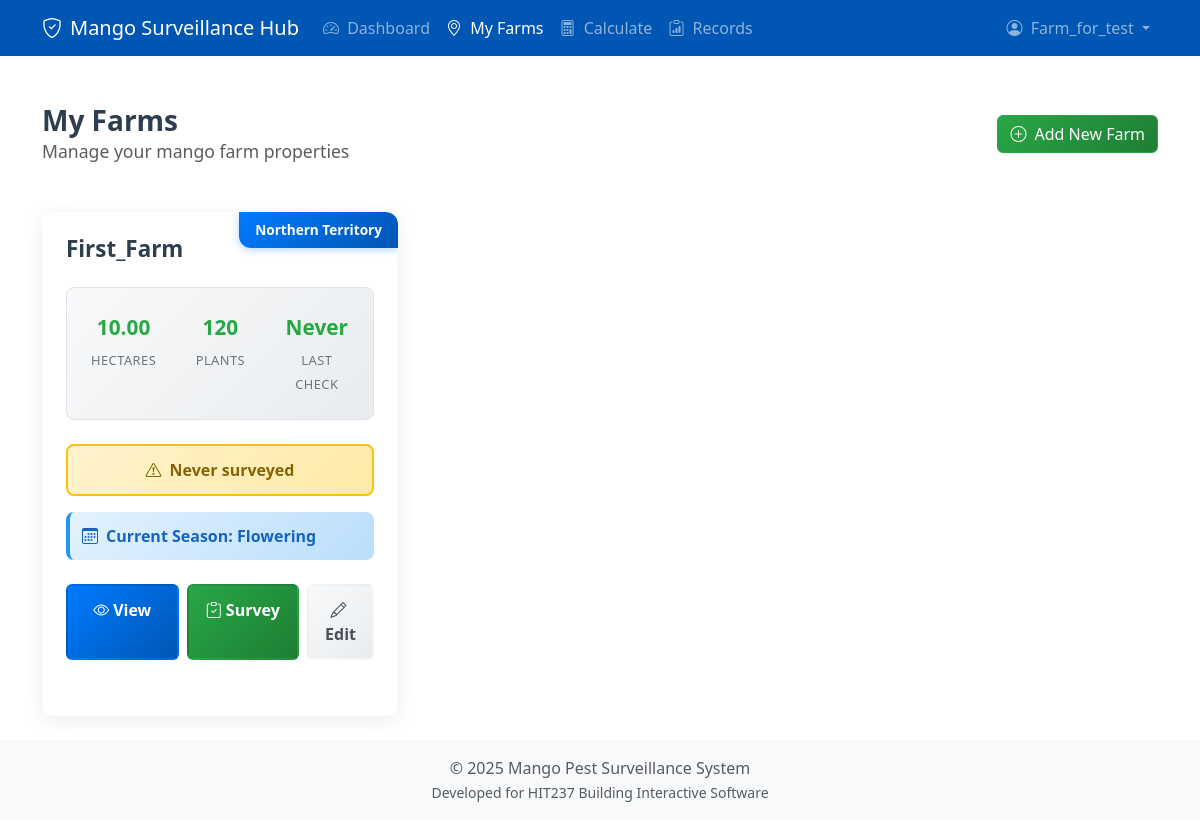
Screenshot of /surveillance-hub/myfarms/ (signed in) with the database file from the repository.
### core/models.py (models this page shows, shortened)
class Farm(models.Model):
    owner = models.ForeignKey(Grower, on_delete=models.CASCADE, related_name='farms', db_index=True)
    name = models.CharField(max_length=100, db_index=True)
    region = models.ForeignKey(Region, on_delete=models.SET_NULL, null=True, blank=True, related_name='farms')
    size_hectares = models.DecimalField(max_digits=10, decimal_places=2, null=True, blank=True)
    stocking_rate = models.IntegerField(null=True, blank=True)
    plant_type = models.ForeignKey(PlantType, on_delete=models.SET_NULL, null=True, blank=True, related_name='farms')
    geoscape_address_id = models.CharField(max_length=50, blank=True, null=True, unique=True, db_index=True)
    formatted_address = models.CharField(max_length=500, blank=True, null=True)
    boundary = models.JSONField(null=True, blank=True)
    class Meta:
        ordering = ['name']
        indexes = [
            models.Index(fields=['name']),
            models.Index(fields=['owner']),
            models.Index(fields=['plant_type']),
            models.Index(fields=['region']),
            models.Index(fields=['geoscape_address_id']),
        ]
    def total_plants(self):
        if self.size_hectares is None or self.stocking_rate is None:
            return None
        return int(float(self.size_hectares) * self.stocking_rate)
    def current_season(self):
        current_month = timezone.now().month
        season_map = {
            1: 'Wet', 2: 'Wet', 3: 'Wet',
            4: 'Flowering', 5: 'Flowering', 6: 'Flowering', 7: 'Flowering',
            8: 'Dry', 9: 'Dry', 10: 'Dry',
            11: 'Wet', 12: 'Wet'
        }
        return season_map.get(current_month, 'Unknown')
    def last_surveillance_date(self):
        latest = self.survey_sessions.filter(status='completed').order_by('-end_time').first()
        return latest.end_time if latest else None
    def days_since_last_surveillance(self):
        last_date = self.last_surveillance_date()
        if not last_date:
            return None
        if isinstance(last_date, datetime):
            last_date = last_date.date()
        today = timezone.now().date()
        return (today - last_date).days

class Region(models.Model):
    name = models.CharField(max_length=100, unique=True)
    climate_zone = models.CharField(max_length=50, blank=True, null=True)
    state_abbreviation = models.CharField(
        max_length=3,
        blank=True,
        null=True,
        help_text="State/Territory abbreviation (e.g., NT, QLD, WA)"
    )

### core/views.py (the view)
# urls.py: path('myfarms/', views.home_view, name='myfarms'),
@login_required
def home_view(request):
    farms = get_user_farms(request.user)
    sorted_farms = sorted(farms, key=lambda f: (f.days_since_last_surveillance() is None, f.name))
    return render(request, 'core/home.html', {'farms': sorted_farms})

### core/services/farm_service.py (called while the page is built)
def get_user_farms(user: User) -> List[Farm]:
    try:
        grower = user.grower_profile
        return list(Farm.objects.filter(owner=grower).order_by('name'))
    except Grower.DoesNotExist:
        logger.warning(f"No grower profile found for user {user.username}")
        return []
    except Exception as e:
        logger.exception(f"Error retrieving farms for user {user.username}: {e}")
        return []

### mango_app/context_processors.py (called while the page is built)
def active_menu(request):
    path = request.path
    active_section = ''
    if path == '/':
        active_section = 'home'
    elif '/mango-items/' in path:
        active_section = 'mango_items'
    elif '/surveillance/' in path:
        active_section = 'surveillance'
    elif '/about/' in path:
        active_section = 'about'
    return {
        'active_section': active_section
    }

### core/templates/core/home.html (shortened to what this page needs)
{% extends 'core/base.html' %}
{% block content %}
<div class="d-flex justify-content-between align-items-center mb-4 page-header">
  <div>
    <h1 class="h3 mb-0">My Farms</h1>
    <p class="text-muted mb-0">Manage your mango farm properties</p>
  </div>
  <a href="{% url 'core:create_farm' %}" class="btn btn-success">
    <i class="bi bi-plus-circle me-2"></i>Add New Farm
  </a>
</div>
{% if farms %}
  <div class="row">
    {% for farm in farms %}
    <div class="col-lg-6 col-xl-4">
      <div class="card farm-card border-0">
        <div class="card-body">
          {% if farm.region.name %}
          <div class="region-badge">
            {{ farm.region.name }}
          </div>
          {% endif %}
          <h5 class="farm-card-title">{{ farm.name }}</h5>
          <div class="farm-stats">
            <div class="stat-item">
              <span class="stat-value">{{ farm.size_hectares|default:"?" }}</span>
              <span class="stat-label">Hectares</span>
            </div>
            <div class="stat-item">
              <span class="stat-value">{{ farm.total_plants|default:"?" }}</span>
              <span class="stat-label">Plants</span>
            </div>
            <div class="stat-item">
              {% with last_date=farm.last_surveillance_date %}
              <span class="stat-value">{{ last_date|date:"d M"|default:"Never" }}</span>
              <span class="stat-label">Last Check</span>
              {% endwith %}
            </div>
          </div>
          {% with days_since=farm.days_since_last_surveillance %}
          {% if days_since is None %}
          <div class="farm-status status-never">
            <i class="bi bi-exclamation-triangle me-2"></i>Never surveyed
          </div>
          {% elif days_since > 14 %}
          <div class="farm-status status-overdue">
            <i class="bi bi-exclamation-triangle me-2"></i>Due for surveillance ({{ days_since }} days ago)
          </div>
          {% elif days_since > 7 %}
          <div class="farm-status status-warning">
            <i class="bi bi-exclamation-circle me-2"></i>Check soon ({{ days_since }} days ago)
          </div>
          {% else %}
          <div class="farm-status status-good">
            <i class="bi bi-check-circle me-2"></i>Recently checked ({{ days_since }} days ago)
          </div>
          {% endif %}
          {% endwith %}
          {% with current_season=farm.current_season %}
          <div class="season-info">
            <p class="season-text mb-0">
              <i class="bi bi-calendar3 me-2"></i>Current Season: <strong>{{ current_season }}</strong>
            </p>
          </div>
          {% endwith %}
          <div class="farm-action-buttons">
            <a href="{% url 'core:farm_detail' farm.id %}" class="btn btn-primary">
              <i class="bi bi-eye me-1"></i>View
            </a>
            <a href="{% url 'core:start_survey_session' farm.id %}" class="btn btn-success">
              <i class="bi bi-clipboard-check me-1"></i>Survey
            </a>
            <a href="{% url 'core:edit_farm' farm.id %}" class="btn btn-light">
              <i class="bi bi-pencil me-1"></i>Edit
            </a>
          </div>
        </div>
      </div>
    </div>
    {% endfor %}
  </div>
{% endif %}
{% endblock %}

### core/templates/core/base.html (shortened to what this page needs)
<!DOCTYPE html>
<html lang="en">
<head>
    <link href="https://cdn.jsdelivr.net/npm/bootstrap@5.3.3/dist/css/bootstrap.min.css" rel="stylesheet">
    <link rel="stylesheet" href="https://cdn.jsdelivr.net/npm/bootstrap-icons@1.11.3/font/bootstrap-icons.min.css">
</head>
<body class="d-flex flex-column min-vh-100">
    <nav class="navbar navbar-expand-lg navbar-dark fixed-top" style="background-color: var(--primary-color);">
        <div class="container">
            <a class="navbar-brand d-flex align-items-center" href="{% url 'core:dashboard' %}">
                <i class="bi bi-shield-check me-2"></i>
                Mango Surveillance Hub
            </a>
            <div class="collapse navbar-collapse" id="navbarNav">
                {% if user.is_authenticated %}
                <ul class="navbar-nav me-auto mb-2 mb-lg-0">
                    <li class="nav-item">
                        <a class="nav-link {% if request.resolver_match.url_name == 'dashboard' %}active{% endif %}" href="{% url 'core:dashboard' %}">
                            <i class="bi bi-speedometer2 me-1"></i> Dashboard
                        </a>
                    </li>
                    <li class="nav-item">
                        <a class="nav-link {% if request.resolver_match.url_name == 'myfarms' %}active{% endif %}" href="{% url 'core:myfarms' %}">
                            <i class="bi bi-geo-alt me-1"></i> My Farms
                        </a>
                    </li>
                    <li class="nav-item">
                        <a class="nav-link {% if request.resolver_match.url_name == 'calculator' %}active{% endif %}" href="{% url 'core:calculator' %}">
                            <i class="bi bi-calculator me-1"></i> Calculate
                        </a>
                    </li>
                    <li class="nav-item">
                        <a class="nav-link {% if request.resolver_match.url_name == 'record_list' %}active{% endif %}" href="{% url 'core:record_list' %}">
                            <i class="bi bi-clipboard-data me-1"></i> Records
                        </a>
                    </li>
                </ul>
                <ul class="navbar-nav ms-auto mb-2 mb-lg-0">
                    <li class="nav-item dropdown">
                        <a class="nav-link dropdown-toggle" href="#" id="navbarDropdownAccount" role="button" data-bs-toggle="dropdown" aria-expanded="false">
                            <i class="bi bi-person-circle me-1"></i> {{ user.username }}
                        </a>
                    </li>
                </ul>
                {% endif %}
            </div>
        </div>
    </nav>
    <div class="container my-4">
        <main>
            {% block content %}
            {% endblock %}
        </main>
    </div>
    <footer class="mt-auto py-3 bg-light text-center">
        <div class="container">
            <span class="text-muted">© {% now "Y" %} Mango Pest Surveillance System</span><br>
            <small class="text-muted">Developed for HIT237 Building Interactive Software</small>
        </div>
    </footer>
</body>
</html>

### core/templates/core/base.html (style rules this page uses)
body { padding-top: 56px; }
:root { --primary-color: #0056b3; --secondary-color: #198754; --accent-color: #fd7e14; --light-bg: #f8f9fa; --card-border: #e9ecef; --card-shadow: 0 0.125rem 0.25rem rgba(0, 0, 0, 0.075); --card-shadow-hover: 0 0.5rem 1rem rgba(0, 0, 0, 0.15); }
.card { border-radius: 0.5rem; border: 1px solid var(--card-border); box-shadow: var(--card-shadow); overflow: hidden; }

### core/templates/core/home.html (style rules this page uses)
.farm-card { transition: all 0.3s ease; border-radius: 12px; overflow: hidden; border: 2px solid #e9ecef; box-shadow: 0 4px 20px rgba(0,0,0,0.08); margin-bottom: 2rem; height: 100%; background: #ffffff; }
.region-badge { position: absolute; top: 0; right: 0; background: linear-gradient(135deg, #007bff, #0056b3); color: white; padding: 8px 16px; border-radius: 0 12px 0 12px; font-weight: 600; font-size: 0.85rem; box-shadow: 0 2px 8px rgba(0,123,255,0.3); }
.farm-card .card-body { padding: 1.5rem; position: relative; }
.farm-card-title { font-size: 1.4rem; font-weight: 700; color: #2c3e50; margin-bottom: 1rem; padding-right: 2rem; }
.farm-stats { display: grid; grid-template-columns: repeat(3, 1fr); gap: 1rem; margin: 1.5rem 0; padding: 1rem; background: linear-gradient(135deg, #f8f9fa, #e9ecef); border-radius: 8px; border: 1px solid #dee2e6; }
.stat-item { text-align: center; padding: 0.5rem; }
.stat-value { font-size: 1.3rem; font-weight: 700; color: #28a745; display: block; margin-bottom: 0.25rem; }
.stat-label { font-size: 0.8rem; color: #6c757d; font-weight: 500; text-transform: uppercase; letter-spacing: 0.5px; }
.farm-status { margin: 1rem 0; padding: 0.75rem 1rem; border-radius: 8px; font-weight: 600; text-align: center; border: 2px solid transparent; }
.status-never { background: linear-gradient(135deg, #fff3cd, #ffeaa7); color: #856404; border-color: #ffc107; }
.season-info { padding: 0.75rem; background: linear-gradient(135deg, #e3f2fd, #bbdefb); border-radius: 8px; margin: 1rem 0; border-left: 4px solid #2196f3; }
.season-info .season-text { color: #1565c0; font-weight: 600; margin: 0; }
.farm-action-buttons { display: grid; grid-template-columns: 2fr 2fr 1fr; gap: 0.5rem; margin-top: 1.5rem; }
.farm-action-buttons .btn { font-weight: 600; border-radius: 6px; padding: 0.75rem 1rem; transition: all 0.2s ease; border: 2px solid transparent; }
.btn-primary { background: linear-gradient(135deg, #007bff, #0056b3); border-color: #007bff; }
.btn-success { background: linear-gradient(135deg, #28a745, #1e7e34); border-color: #28a745; }
.btn-light { background: linear-gradient(135deg, #f8f9fa, #e9ecef); color: #495057; border-color: #dee2e6; }
.page-header { margin-bottom: 2rem; padding: 1.5rem 0; }
.page-header h1 { color: #2c3e50; font-weight: 700; }
.page-header p { color: #6c757d; font-size: 1.1rem; }

### rows the page displays
Farm: region.name "Northern Territory", name "First_Farm", size_hectares "10.00", total_plants "120", last_surveillance_date "Never", current_season "Flowering"

### other values shown
{{ user.username }} "Farm_for_test"
